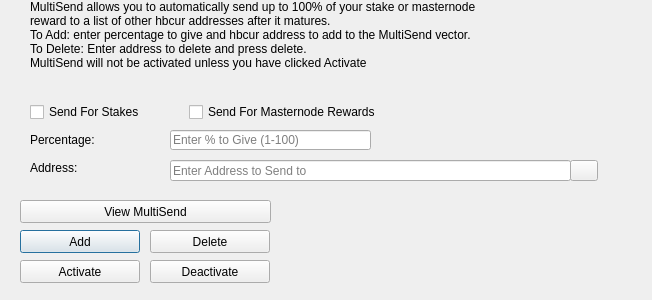
<?xml version="1.0" encoding="UTF-8"?>
<ui version="4.0">
 <class>MultiSendDialog</class>
 <widget class="QDialog" name="MultiSendDialog">
  <property name="windowModality">
   <enum>Qt::NonModal</enum>
  </property>
  <property name="geometry">
   <rect>
    <x>0</x>
    <y>0</y>
    <width>652</width>
    <height>300</height>
   </rect>
  </property>
  <property name="windowTitle">
   <string>MultiSend</string>
  </property>
  <widget class="QLineEdit" name="multiSendPercentEdit">
   <property name="geometry">
    <rect>
     <x>170</x>
     <y>130</y>
     <width>201</width>
     <height>20</height>
    </rect>
   </property>
   <property name="toolTip">
    <string>Enter whole numbers 1 - 100</string>
   </property>
   <property name="placeholderText">
    <string>Enter % to Give (1-100)</string>
   </property>
  </widget>
  <widget class="QLineEdit" name="multiSendAddressEdit">
   <property name="geometry">
    <rect>
     <x>170</x>
     <y>160</y>
     <width>401</width>
     <height>21</height>
    </rect>
   </property>
   <property name="toolTip">
    <string/>
   </property>
   <property name="placeholderText">
    <string>Enter Address to Send to</string>
   </property>
  </widget>
  <widget class="QLabel" name="label_2">
   <property name="geometry">
    <rect>
     <x>30</x>
     <y>0</y>
     <width>451</width>
     <height>121</height>
    </rect>
   </property>
   <property name="lineWidth">
    <number>1</number>
   </property>
   <property name="text">
    <string>MultiSend allows you to automatically send up to 100% of your stake or masternode reward to a list of other hbcur addresses after it matures.
To Add: enter percentage to give and hbcur address to add to the MultiSend vector.
To Delete: Enter address to delete and press delete.
MultiSend will not be activated unless you have clicked Activate</string>
   </property>
   <property name="alignment">
    <set>Qt::AlignLeading|Qt::AlignLeft|Qt::AlignTop</set>
   </property>
   <property name="wordWrap">
    <bool>true</bool>
   </property>
  </widget>
  <widget class="QLabel" name="message">
   <property name="geometry">
    <rect>
     <x>290</x>
     <y>200</y>
     <width>351</width>
     <height>91</height>
    </rect>
   </property>
   <property name="text">
    <string/>
   </property>
  </widget>
  <widget class="QPushButton" name="addButton">
   <property name="geometry">
    <rect>
     <x>20</x>
     <y>230</y>
     <width>120</width>
     <height>23</height>
    </rect>
   </property>
   <property name="toolTip">
    <string/>
   </property>
   <property name="statusTip">
    <string>Add to MultiSend Vector</string>
   </property>
   <property name="text">
    <string>Add</string>
   </property>
  </widget>
  <widget class="QPushButton" name="disableButton">
   <property name="geometry">
    <rect>
     <x>150</x>
     <y>260</y>
     <width>120</width>
     <height>23</height>
    </rect>
   </property>
   <property name="statusTip">
    <string>Deactivate MultiSend</string>
   </property>
   <property name="text">
    <string>Deactivate</string>
   </property>
  </widget>
  <widget class="QPushButton" name="addressBookButton">
   <property name="geometry">
    <rect>
     <x>570</x>
     <y>160</y>
     <width>28</width>
     <height>21</height>
    </rect>
   </property>
   <property name="toolTip">
    <string>Choose an address from the address book</string>
   </property>
   <property name="text">
    <string/>
   </property>
   <property name="icon">
    <iconset resource="../hbcur.qrc">
     <normaloff>:/icons/address-book</normaloff>:/icons/address-book</iconset>
   </property>
   <property name="shortcut">
    <string>Alt+A</string>
   </property>
   <property name="autoDefault">
    <bool>false</bool>
   </property>
  </widget>
  <widget class="QLabel" name="label">
   <property name="geometry">
    <rect>
     <x>30</x>
     <y>130</y>
     <width>121</width>
     <height>20</height>
    </rect>
   </property>
   <property name="toolTip">
    <string>Percentage of stake to send</string>
   </property>
   <property name="text">
    <string>Percentage:</string>
   </property>
  </widget>
  <widget class="QLabel" name="label_5">
   <property name="geometry">
    <rect>
     <x>30</x>
     <y>160</y>
     <width>111</width>
     <height>16</height>
    </rect>
   </property>
   <property name="toolTip">
    <string>Address to send portion of stake to</string>
   </property>
   <property name="text">
    <string>Address:</string>
   </property>
  </widget>
  <widget class="QPushButton" name="deleteButton">
   <property name="geometry">
    <rect>
     <x>150</x>
     <y>230</y>
     <width>120</width>
     <height>23</height>
    </rect>
   </property>
   <property name="toolTip">
    <string/>
   </property>
   <property name="statusTip">
    <string>Delete Address From MultiSend Vector</string>
   </property>
   <property name="text">
    <string>Delete</string>
   </property>
  </widget>
  <widget class="QPushButton" name="activateButton">
   <property name="geometry">
    <rect>
     <x>20</x>
     <y>260</y>
     <width>120</width>
     <height>23</height>
    </rect>
   </property>
   <property name="statusTip">
    <string>Activate MultiSend</string>
   </property>
   <property name="text">
    <string>Activate</string>
   </property>
  </widget>
  <widget class="QPushButton" name="viewButton">
   <property name="geometry">
    <rect>
     <x>20</x>
     <y>200</y>
     <width>251</width>
     <height>23</height>
    </rect>
   </property>
   <property name="toolTip">
    <string/>
   </property>
   <property name="statusTip">
    <string>View MultiSend Vector</string>
   </property>
   <property name="text">
    <string>View MultiSend</string>
   </property>
  </widget>
  <widget class="QWidget" name="horizontalLayoutWidget">
   <property name="geometry">
    <rect>
     <x>30</x>
     <y>100</y>
     <width>351</width>
     <height>24</height>
    </rect>
   </property>
   <layout class="QHBoxLayout" name="horizontalLayout">
    <item>
     <widget class="QCheckBox" name="multiSendStakeCheckBox">
      <property name="text">
       <string>Send For Stakes</string>
      </property>
     </widget>
    </item>
    <item>
     <widget class="QCheckBox" name="multiSendMasternodeCheckBox">
      <property name="text">
       <string>Send For Masternode Rewards</string>
      </property>
     </widget>
    </item>
   </layout>
  </widget>
 </widget>
 <resources>
  <include location="../hbcur.qrc"/>
 </resources>
 <connections/>
</ui>
